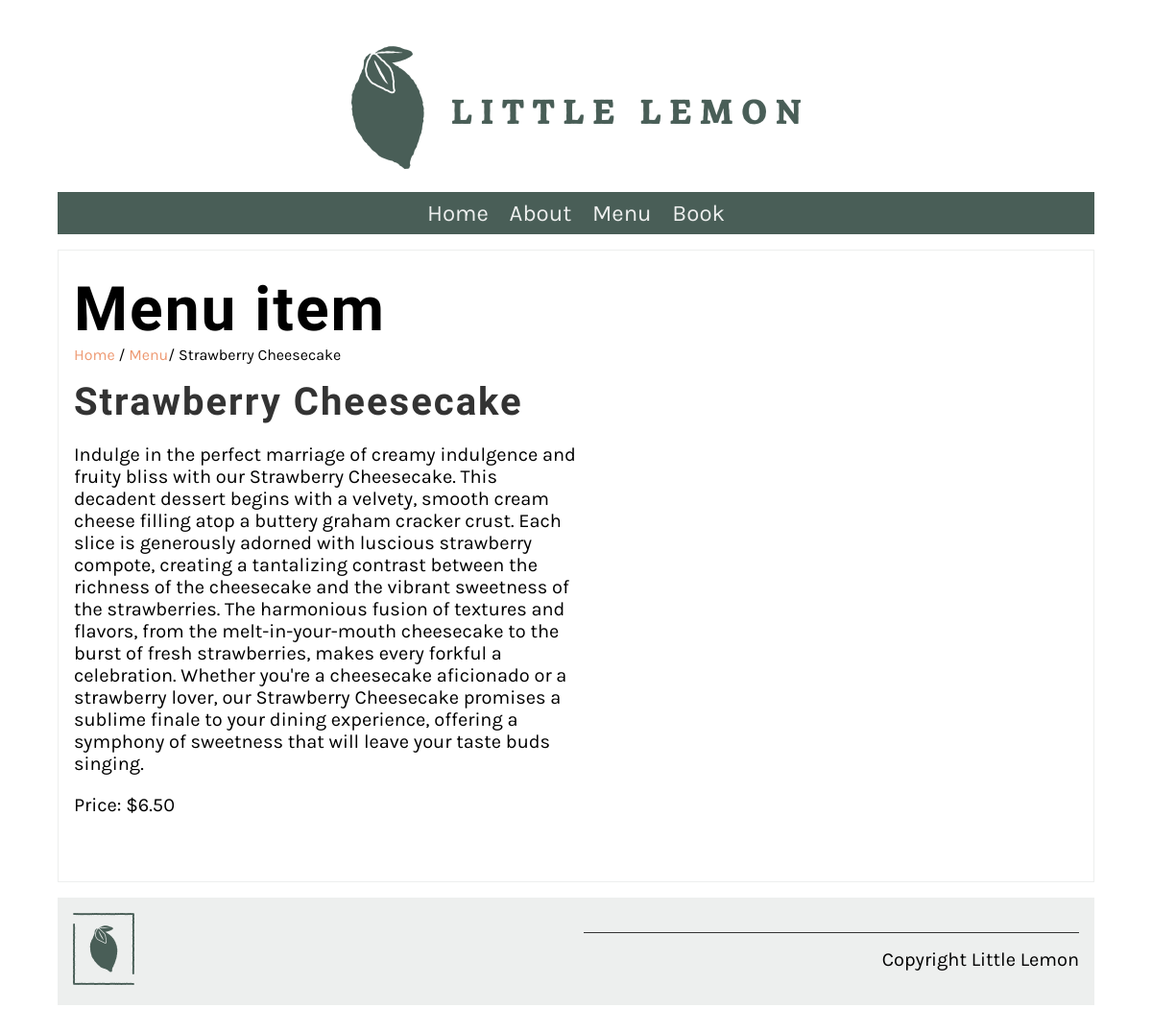
Page /menu/1 on the committed database.
### LittleLemonAPI/models.py (models this page shows, shortened)
class MenuItem(models.Model):
    title = models.CharField(max_length=255, db_index=True, unique=True)
    price = models.DecimalField(max_digits=6, decimal_places=2, db_index=True)
    description = models.CharField(max_length=1000, default='none')
    featured = models.BooleanField(db_index=True)
    category = models.ForeignKey(Category, on_delete=models.PROTECT)

### restaurant/views.py (the view)
# urls.py: path('menu/<int:pk>', views.display_menu_item, name="menu_item"),
def display_menu_item(request, pk=None):
    if pk:
        menu_item = MenuItem.objects.get(pk=pk)
    else:
        menu_item = ''
    return render(request, "menu_item.html", {"menu_item": menu_item})

### restaurant/templates/menu_item.html (shortened to what this page needs)
{% extends 'base.html' %}
{% load static %}
{% block content %}
<section>
    <article>
        <h1>Menu item</h1>
        <span>
            <a href="{% url 'home' %}">Home</a> /
            <a href="{% url 'menu' %}">Menu</a>/
            {{ menu_item.title }}
        </span>
        <div class="row">
            <div class="column">
                <h2>
                    {{ menu_item.title }}
                </h2>
                <p>
                    {{ menu_item.description }}
                </p>
                <p>
                    Price: ${{ menu_item.price }}
                </p>
            </div>
            <div class="column">
            </div>
        </div>
    </article>
</section>
{% endblock %}

### restaurant/static/css/style.css (style rules this page uses)
body { font-family: 'Karla', sans-serif; margin-top: 3rem; margin-bottom: 3rem; margin-left: 5%; margin-right: 5%; }
h1, h2, h3, h4, h5, h6 { font-family: 'Markazi Text', serif; letter-spacing: 2px;; }
h1 { font-size: 4rem; margin-top: 1.5rem; margin-bottom: 0; }
h2 { font-size: 2.5rem; color: #333333; margin:1rem 0; }
p, ul { font-size: 1.25rem;; }
a { color: #EE9972; text-decoration: none; }
section { display: flex; gap: 2rem 1rem; margin-top: 1rem; margin-bottom: 1rem; flex-direction: row; }
article { flex:1; }
main article { border: 1px solid #EDEFEE; padding-left: 1rem; padding-right: 1rem; }
.row { display: flex; flex-direction: row; width: 100%; padding-bottom: 1rem; }
.column { flex-basis: 50%; margin-bottom: 1rem; padding-bottom: 1rem; }

### rows in the picture
MenuItem: title "Strawberry Cheesecake", description "Indulge in the perfect marriage of creamy indulgence and fruity bliss with our Strawberry Cheesecake. This decadent dessert begins with a velvety, smooth cream cheese filling atop a buttery graham cracker crust. Each slice is generously adorned with luscious strawberry compote, creating a tantalizing contrast between the richness of the cheesecake and the vibrant sweetness of the strawberries. The harmonious fusion of textures and flavors, from the melt-in-your-mouth cheesecake to the burst of fresh strawberries, makes every forkful a celebration. Whether you're a cheesecake aficionado or a strawberry lover, our Strawberry Cheesecake promises a sublime finale to your dining experience,…", price "6.50"
